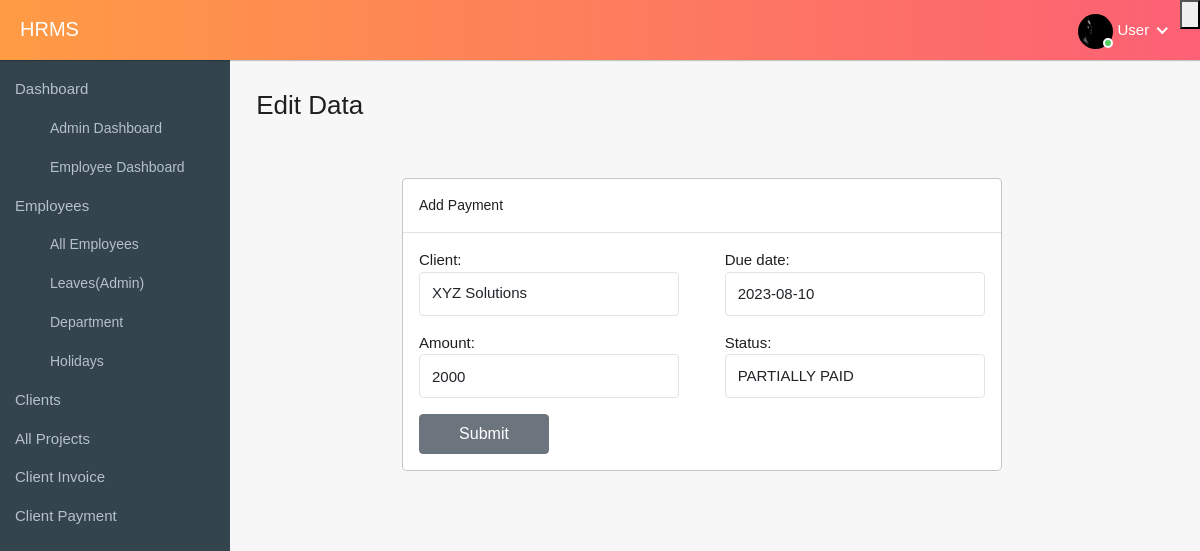
Page /edit_client_invoice/12 (signed in) on the committed database.
### hrms_app/models.py (models this page shows, shortened)
class Employee(models.Model):
    GENDER = (('Male','MALE'), ('Female', 'FEMALE'),('  Other', 'OTHER'))
    full_name = models.CharField(max_length=50)
    email = models.EmailField(max_length=125)
    contact = models.CharField(max_length=15)
    address = models.CharField(max_length=100, default='', blank=True)
    birthday = models.DateField()
    gender = models.CharField(choices=GENDER, max_length=10)
    emp_id = models.CharField(max_length=10, editable=False)
    department = models.ForeignKey(Department,on_delete=models.SET_NULL, null=True)
    position = models.CharField(max_length=50, null=True, blank=True)
    date_joined = models.DateField()
    total_leave_days = models.IntegerField(default=0)
    username = models.CharField(max_length=50)
    user = models.OneToOneField(User, on_delete=models.CASCADE, null=True, blank=True)
    is_admin = models.BooleanField(default=False)
    profile_img = models.ImageField(upload_to='employees/', null=True, blank=True)
    class Meta:
        ordering = ['date_joined', 'full_name']

class ClientInvoice(models.Model):
    STATUS = (('Paid', 'PAID'),('Unpaid','UNPAID'),('Partially Paid','PARTIALLY PAID'))
    invoice_id = models.CharField(max_length=10, unique=True, editable=False)
    client = models.ForeignKey(Client, on_delete=models.CASCADE)
    due_date = models.DateField()
    amount = models.IntegerField()
    status = models.CharField(choices=STATUS, max_length=20,default='Unpaid')

### hrms_app/views.py (the view)
# urls.py: path('edit_client_invoice/<int:id>', generic_edit_data, {'form_class': InvoiceForm, 'model_class': ClientInvoice, 'redirect_url': 'client_invoices'}, name='edit_client_invoice'),
@login_required
def generic_edit_data(request, id, form_class, model_class, redirect_url):
    data_object = get_object_or_404(model_class, id=id)
    form = form_class(instance=data_object)
    if request.method == "POST":
        form = form_class(request.POST, instance=data_object)
        if form.is_valid():
            form.save()
            return redirect(redirect_url)
    return render(request, 'edit_data.html', {'form': form, 'go_back':redirect_url})

### hrms_app/forms.py
class InvoiceForm(forms.ModelForm):
    class Meta:
        model = ClientInvoice
        fields = '__all__'
        widgets = {
            'client': forms.Select(attrs={'class': 'form-control'}),
            'due_date': forms.DateInput(attrs={'class': 'form-control datepicker', 'autocomplete': 'off'}),
            'amount': forms.NumberInput(attrs={'class': 'form-control'}),
            'position': forms.TextInput(attrs={'class': 'form-control'}),
            'status': forms.Select(attrs={'class': 'form-control'}),
        }

### hrms_app/models.py (called while the page is built)
    def __str__(self):
        return self.company

### hrms_app/templates/edit_data.html (shortened to what this page needs)
{% extends 'base/core.html' %}
{% load static %}
{% block bodyclass %} page-id-allemployees {% endblock bodyclass %}
{% block content %}
<div class="row">
    <div class="col-2 col4">
        {% include 'sidebar_partials.html'%}
    </div>
    <div class="col-10 col8">
        <div class="container-fluid page-content">
            <div class="page-header mb-4">
                <div class="row">
                    <div class="col-8">
                        <h3 class="page-title"><a href="{% url go_back %}">
                        </a>Edit Data</h3>
                    </div>
                </div>
            </div>
            <div class="row staff-grid-row">
                <div class="col-md-12">
                    <div class="table-responsive">
                        <div class="modal-dialog" role="document" style="max-width: 600px;">
                            <div class="modal-content">
                                <div class="modal-header">
                                    <h5 class="modal-title">Add Payment</h5>
                                    <button type="button" class="close" data-dismiss="modal" aria-label="Close">
                                    </button>
                                </div>
                                <div class="modal-body">
                                    <form method="post" enctype="multipart/form-data" class="ds-flex">
                                        {{ form.as_p }}
                                        <button type="submit" class="btn btn-secondary" name="createemployee">Submit</button>
                                    </form>
                                </div>
                            </div>
                        </div>
                    </div>
                </div>
            </div>
        </div>
    </div>
</div>
{% endblock content %}

### templates/base/core.html (shortened to what this page needs)
<!doctype html>
{% load static %}
<html lang="en">
<head>
    <link rel="stylesheet" href="https://cdnjs.cloudflare.com/ajax/libs/font-awesome/6.4.0/css/fontawesome.min.css" />
    <link rel="stylesheet" href="https://cdnjs.cloudflare.com/ajax/libs/font-awesome/6.4.0/css/all.min.css" />
    <link rel="stylesheet" href="{% static 'css/bootstrap.min.css' %}">
    <link rel="stylesheet" href="{% static 'css/bootstrap.css' %}">
    <link rel="stylesheet" href="{% static 'css/style.css' %}">
</head>
<body class="{% block bodyclass %} {% endblock bodyclass %}">
    <header style="margin-bottom: 60px">
        <div class="header">
            <div class="page-title-box">
                {% if request.user.is_authenticated and request.user.is_superuser %}
                <h3><a href="{% url 'index' %}" style="color: unset;">HRMS</a></h3>
                {% elif request.user.is_authenticated %}
                <h3><a href="{% url 'empdashboard' %}" style="color: unset;">HRMS</a></h3>
                {% endif %}
            </div>
            <ul class="nav user-menu">
                {% if request.user.is_authenticated %}
                <li class="nav-item dropdown has-arrow main-drop">
                    <a href="#" class="dropdown-toggle nav-link" data-bs-toggle="dropdown">
                        <span class="user-img">
                            {% if user.employee.profile_img %}
                            <img src="{{request.user.employee.profile_img.url}}" alt="">
                            {% else %}
                            <img src="{% static 'img/user.jpg' %}" alt="">
                            {% endif %}
                            <span class="status online"></span></span>
                            {% if user.employee.is_superuser %}
                            <span>Admin</span>
                            {% else %}
                            <span>User</span>
                            {% endif %}
                    </a>
                </li>
                <li>
                    <div class="dropdown">
                        <button class="dropdown-toggle" type="button" id="dropdownMenuButton" data-toggle="dropdown"
                            aria-haspopup="true" aria-expanded="false">
                        </button>
                    </div>
                </li>
                {% else %}
                <h1>Welcome, {{request.user.employee.full_name}}</h1>
                {% endif %}
            </ul>
        </div>
    </header>
    {% block content %} {% endblock content %}
    <link rel="stylesheet" href="https://code.jquery.com/ui/1.12.1/themes/base/jquery-ui.css">
</body>
</html>

### rows in the picture
ClientInvoice: client "XYZ Solutions", due_date "2023-08-10", amount "2000", status "PARTIALLY PAID"
